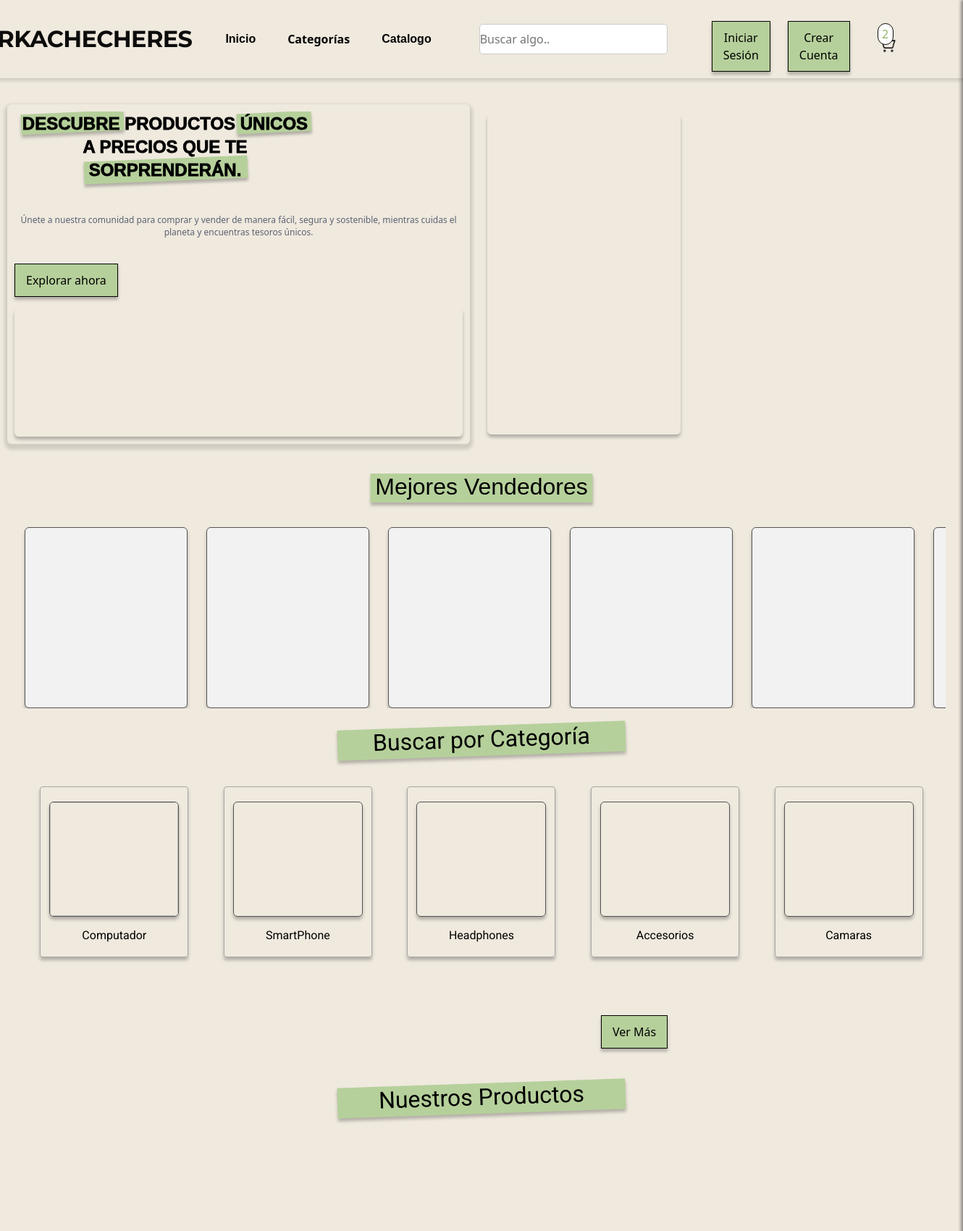
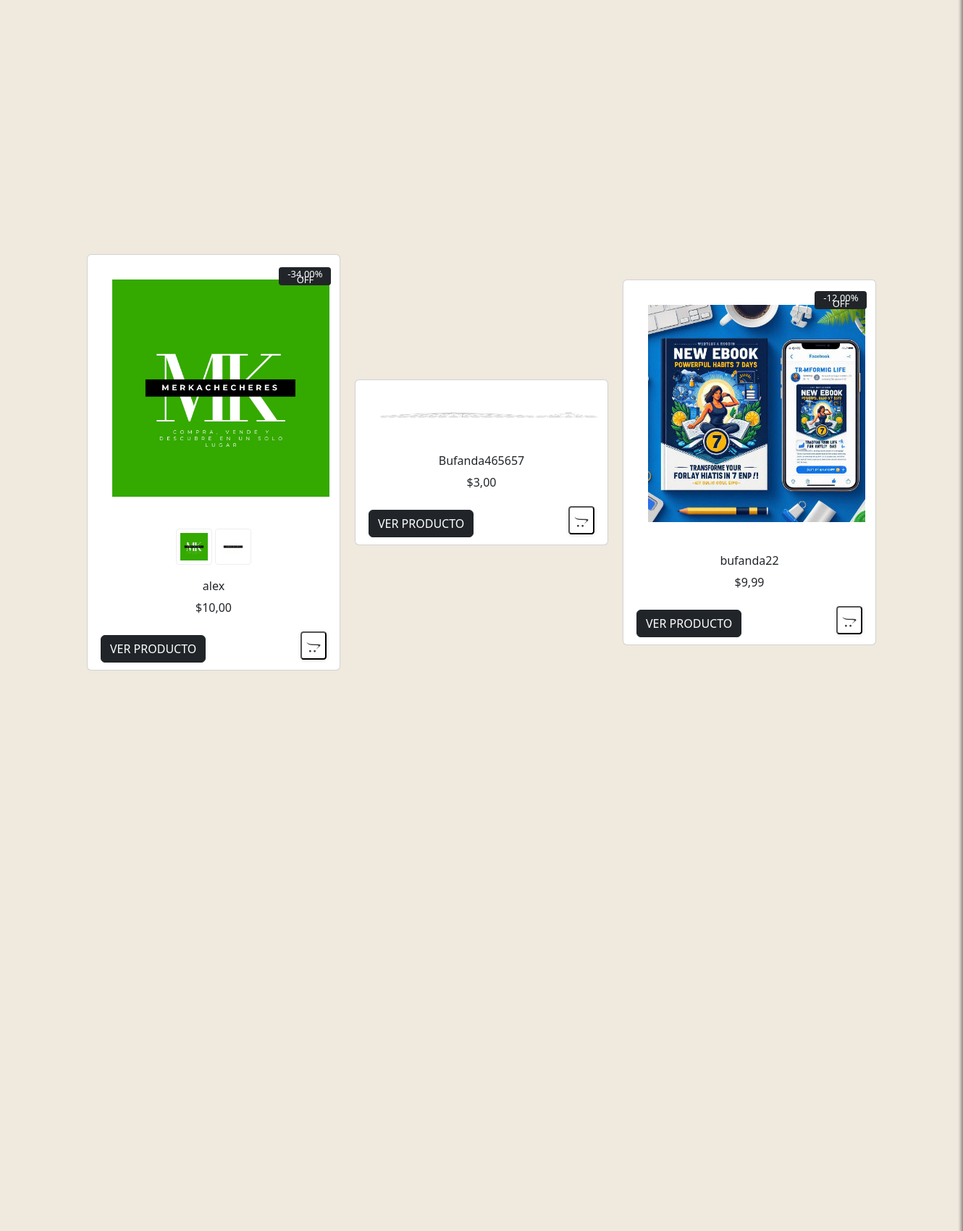
The page / (upper part) on the database its author committed (2 pictures, top to bottom).
### merkachecheres/models.py (models this page shows, shortened)
class Producto(models.Model):
    titulo = models.CharField(max_length=255)
    precio = models.DecimalField(max_digits=10, decimal_places=2, default=0.0)
    descuento = models.DecimalField(max_digits=5, decimal_places=2, null=True, blank=True)
    dimensiones = models.CharField(max_length=100, null=True, blank=True)
    stock = models.IntegerField()
    marca = models.CharField(max_length=100, null=True, blank=True)
    vendedor = models.ForeignKey(
        Usuario,
        on_delete=models.CASCADE,
        related_name='productos',
        null=True,  # Permitir valores nulos temporalmente
        blank=True  # Permitir que el formulario no requiera este campo
    )
    categoria = (
        (1, 'Electrónica'),
        (2, 'Ropa y Accesorios'),
        (3, 'Hogar y Jardín'),
        (4, 'Ferretería'),
        (5, 'Libros y Papelería'),
        (6, 'Belleza y Cuidado Personal'),
        (7, 'Juguetes'),
        (8, 'Deporte'),
        (9, 'Vehículos'),
    )
    categoria = models.IntegerField(choices=categoria, default=0)
    descripcion = models.TextField()
    fecha_publicacion = models.DateTimeField(auto_now_add=True)

class ImagenProducto(models.Model):
    producto = models.ForeignKey(Producto, on_delete=models.CASCADE, related_name='imagenes')
    imagen = models.ImageField(upload_to='productos/imagenes', validators=[validar_extension_imagen])

### merkachecheres/views.py (the view)
# urls.py: path('', views.index, name='index'),
def index(request):
    productos = Producto.objects.order_by('?')[:5]
    sesion_activa = request.session.get('validar', None)
    usuario = None  # Inicializa el usuario como `None` por defecto.
    if sesion_activa:
        usuario_id = sesion_activa.get('id')
        usuario = Usuario.objects.get(id=usuario_id)
    carrito = request.session.get('carrito', {})
    total_carrito = sum(item['precio'] * item['cantidad'] for item in carrito.values())
    return render(request, "index.html", {
        'productos': productos,  # Lista de productos seleccionados aleatoriamente.
        'productos_count': productos.count(),  # Cantidad de productos seleccionados.
        'total_carrito': total_carrito,  # Total del carrito (precio total de los productos en el carrito).
        'usuario': usuario,  # Objeto del usuario autenticado (si hay sesión activa).
    })

### merkachecheres/templates/index.html (shortened to what this page needs)
{% load static %}
<!DOCTYPE html>
<html lang="es">
<head>
    <link rel="stylesheet" href="{% static 'css/style.css' %}">
    <link rel="stylesheet" href="{% static 'css/styleguide.css' %}">
    <link rel="stylesheet" href="{% static 'css/carrito.css' %}">
    <link href="https://cdn.jsdelivr.net/npm/bootstrap@5.3.0-alpha3/dist/css/bootstrap.min.css" rel="stylesheet">
    <link rel="stylesheet" href="https://cdnjs.cloudflare.com/ajax/libs/font-awesome/6.5.0/css/all.min.css">
    <link rel="stylesheet" href="https://cdnjs.cloudflare.com/ajax/libs/jquery/3.2.1/jquery.min.js">
    <link rel="stylesheet" href="https://cdn.jsdelivr.net/npm/bootstrap@5.0.0-alpha1/dist/js/bootstrap.bundle.min.js">
    <link rel="stylesheet" href="https://cdnjs.cloudflare.com/ajax/libs/font-awesome/4.7.0/css/font-awesome.min.css">
</head>
<body>
    <div class="landing_page">
        <header>
            <div class="navigation">
                <div class="navigation_wrapper">
                    <div class="middle_nav_wrapper">
                        <div class="middle_nav">
                            <div class="logo">
                                <div class="text_wrapper">MERKACHECHERES</div>
                            </div>
                            <div class="frame">
                                <div class="div_wrapper">
                                    <div class="div">
                                        <button class="dropbtn">Inicio</button>
                                    </div>
                                </div>
                                <div class="btn_primary_wrapper">
                                    <button class="dropbtn" onclick="window.location.href='{% url 'vercategorias' %}'">Categorías</button>
                                </div>
                                <div class="div_wrapper">
                                    <div class="div">
                                        <button class="dropbtn ">Catalogo</button>
                                    </div>
                                </div>
                                </div>
                            <div class="buscar">
                                <input type="password" id="password" name="password" placeholder="Buscar algo.." class="navbar">
                            </div>
                            <div class="frame_2">
                                <div class="iniciar_crear_cuenta">
                                    <div class="btn_login">
                                        {% if not request.session.validar %}
                                            <button class="button_text_wrapper"
                                                onclick="window.location.href='{% url 'login' %}'">Iniciar Sesión</button>
                                        {% endif %}
                                    </div>
                                    <div class="btn_registro">
                                        {% if not request.session.validar %}
                                            <button class="button_text_wrapper"
                                                onclick="window.location.href='{% url 'registro' %}'">Crear Cuenta</button>
                                        {% endif %}
                                    </div>
                                </div>
                                <div class="icons">
                                    <div class="shopping_cart_simple2">
                                        <div class="overlap_group">
                                            <button class="dropbtn" id="carrito-button">
                                                <img src="{% static 'img/Shopping.png' %}" id="shoppingCar" alt="Inicio">
                                            </button>
                                            <div class="frame_3">
                                                <div class="text_wrapper_3">2</div>
                                            </div>
                                        </div>
                                    </div>
                                </div>
                            </div>
                        </div>
                    </div>
                </div>
            </div>
        </header>
        {% include 'user_sidebar.html' %}
        <main>
            <section class="hero_secction">
                <div class="widgets">
                    <div class="frame_4">
                        <div class="overlap_group_wrapper">
                            <div class="overlap_group_2">
                                <div class="rectangulo"></div>
                                <div class="rectangulo_2"></div>
                                <div class="rectangulo_3"></div>
                                <p class="descubre_productos">
                                    DESCUBRE PRODUCTOS ÚNICOS<br />
                                    A PRECIOS QUE TE SORPRENDERÁN.
                                </p>
                            </div>
                        </div>
                        <p class="p">
                            Únete a nuestra comunidad para comprar y vender de manera fácil, segura y sostenible, mientras
                            cuidas el
                            planeta y encuentras tesoros únicos.
                        </p>
                        <div class="btn_explorar">
                            {% if request.session.validar %}
                                <button class="button_text_wrapper"
                                    onclick="window.location.href='{% url 'vercategorias' %}'">Explorar ahora</button>
                            {% else %}
                                <button class="button_text_wrapper"
                                    onclick="window.location.href='{% url 'registro' %}'">Explorar ahora</button>
                            {% endif %}
                        </div>
                        <div class="frame_5_publicidad ">
                        </div>
                    </div>
                    <div class="publicidad">
                    </div>
                    <div class="publicidad_2">
                        <div class="frame_6_publicidad"></div>
                        <div class="frame_7_publicidad"></div>
                    </div>
                </div>
            </section>
            <section class="mejores-vendedores">
                <div class="overlap_group-3">
                  <div class="rectangulo_4 text_wrapper-4">Mejores Vendedores</div>
                </div>
                <div class="carousel-wrapper">
                    <div class="carousel" id="carousel">
                        <div class="seller_card frame_8 me-3 flex-shrink-0"></div>
                        <div class="seller_card frame_9 me-3 flex-shrink-0"></div>
                        <div class="seller_card frame_10 me-3 flex-shrink-0"></div>
                        <div class="seller_card frame_11 me-3 flex-shrink-0"></div>
                        <div class="seller_card frame_12 me-3 flex-shrink-0"></div>
                        <div class="seller_card frame_8 me-3 flex-shrink-0"></div>
                    </div>
                </div>
              </section>
            <section class="categorias">
                <div class="heading_categ">
                        <div class="rectangulo_6 text_wrapper-5">Buscar por Categoría</div>
                </div>
                <br>
                <div class="category">
                    <div class="overlap">
                        <div class="items">
                            <div class="frame-15">
                                <img class="frame-14" />
                                <div class="text_wrapper-6">Computador</div>
                            </div>
                            <div class="frame-15">
                                <div class="frame-16"></div>
                                <div class="text_wrapper-7">SmartPhone</div>
                            </div>
                            <div class="frame-15">
                                <div class="frame-17"></div>
                                <div class="text_wrapper-7">Headphones</div>
                            </div>
                            <div class="frame-15">
                                <div class="frame-18"></div>
                                <div class="text_wrapper-7">Accesorios</div>
                            </div>
                            <div class="frame-15">
                                <div class="frame-19"></div>
                                <div class="text_wrapper-7">Camaras</div>
                            </div>
                        </div>
                    </div>
                </div>
            </section>
            <div class="botonVerMas">
                <button class="button_text_wrapper" onclick="window.location.href='{% url 'vercategorias' %}'">Ver Más</button>
            </div>
            <br>
            <br>
            <div class="heading_categ">
                <div class="rectangulo_6 text_wrapper-5">Nuestros Productos</div>
        </div>
            <section class="explorar-productos">
                <div class="wrapper flex-wrap" style="display: flex; justify-content: center; gap: 20px; flex-wrap: wrap;">
                    {% if productos %}
                    {% for producto in productos %}
                    <div class="card">
                        {% if producto.descuento %}
                        <span class="off bg-dark">-{{ producto.descuento }}% OFF</span>
                        {% endif %}
                        <div class="text-center p-4">
                            <a href="{% url 'producto' producto.id %}">
                                <img id="main-image-{{ forloop.counter }}" src="{{ producto.imagenes.first.imagen.url }}"
                                    width="300" class="main-image">
                            </a>
                        </div>
                        {% if producto.imagenes.count > 1 %}
                        <div class="thumbnail text-center">
                            {% for imagen in producto.imagenes.all %}
                            <img onclick="changeImage(this, 'main-image-{{ forloop.parentloop.counter }}')"
                                src="{{ imagen.imagen.url }}" width="70">
                            {% endfor %}
                        </div>
                        {% endif %}
                        <div class="about text-center">
                            <h6>{{ producto.titulo }}</h6>
                            <span>${{ producto.precio }}</span>
                        </div>
                        <div class="cart-button mt-3 px-2 d-flex justify-content-between align-items-center">
                            <button class="btn btn-dark text-uppercase"
                                onclick="window.location.href='{% url 'producto' producto.id %}'">
                                Ver producto
                            </button>
                            <div class="add">
                                <form method="POST" action="{% url 'agregar_al_carrito' producto.id %}" class="add-to-cart-form">
                                    <button type="submit" class="product_fav">
                                        <i class="fa fa-opencart"></i>
                                    </button>
                                </form>
                            </div>
                        </div>
                    </div>
                    {% endfor %}
                    {% else %}
                    <p>No hay productos disponibles.</p>
                    {% endif %}
                </div>
            </section>
        </main>
                </div>
</body>
</html>

### merkachecheres/static/css/styleguide.css (style rules this page uses)
:root { --secondary-700: rgba(27, 99, 146, 1); --gray-00: rgba(255, 255, 255, 1); --title-font-family: "Montserrat", Helvetica; --title-font-family-bold: "Montserrat-Bold", Helvetica; --title-font-weight: 700; --title-font-size: 40px; --title-letter-spacing: 0px; --title-line-height: normal; --title-font-style: normal; --description-font-family: "Mukta Vaani", Helvetica; --description-font-weight: 500; --description-font-size: 20px; --description-letter-spacing: 0px; --description-line-height: normal; --description-font-style: normal; --labels-font-family: "Roboto", Helvetica; --labels-font-family-regular: "Roboto-Regular", Helvetica; --labels-font-family-medium: "Roboto-Medium", Helvetica; --labels-font-weight-400: 400; --labels-font-size-12: 12px; --labels-font-size-14: 14px; --labels-font-size-16: 16px; --labels-font-size-18: 18px; --labels-font-size-22: 22px; --labels-font-size-24: 24px; --labels-letter-spacing-0: 0px; --labels-line-height: normal; --labels-font-style: normal; --color-blanco: rgba(255, 255, 255); --color-verde: rgba(146, 184, 105); --color-verde-hover: rgba(146, 184, 105, 1); --color-negro: rgba(0, 0, 0); --color-gris-20: rgba(102, 102, 102, 0.2); --color-gris-25: rgba(102, 102, 102, 0.25); --color-gris-border-35: rgba(102, 102, 102, 0.35); --color-gris-60: rgba(102, 102, 102, 0.6); --color-gris-80: rgba(102, 102, 102, 0.8); --color-gris: rgba(102, 102, 102, 1); --color-rojo: rgba(240, 20, 47, 1); --color-sombra: rgba(0, 0, 0, 0.12); --color-redes-rojo: rgba(219, 74, 57, 1) ; --color-redes-rojo-hover: rgba(196, 56, 45, 1); --color-redes-azul-hover: rgba(54, 84, 159, 1); --color-redes-azul: rgba(66, 103, 178, 1) ; }

### merkachecheres/static/css/carrito.css (style rules this page uses)
.btn { margin-top: 10px; }

### merkachecheres/static/css/user-sidebar.css (style rules this page uses)
.button_text_wrapper { display: inline-flex; flex: 0 0 auto; background-color: #b6d09b; border: 1px solid; align-items: center; justify-content: center; gap: 8px; padding: 10px 15px; cursor: pointer; position: relative; box-shadow: 0px 4px 4px #00000040; margin-top: 8px; }

### rows shown on the page
Producto: descuento "34,00", imagenes.first.imagen (picture), titulo "alex", precio "10,00"
ImagenProducto: imagen (picture)
ImagenProducto: imagen (picture)
Producto: imagenes.first.imagen (picture), titulo "Bufanda465657", precio "3,00"
Producto: descuento "12,00", imagenes.first.imagen (picture), titulo "bufanda22", precio "9,99"
